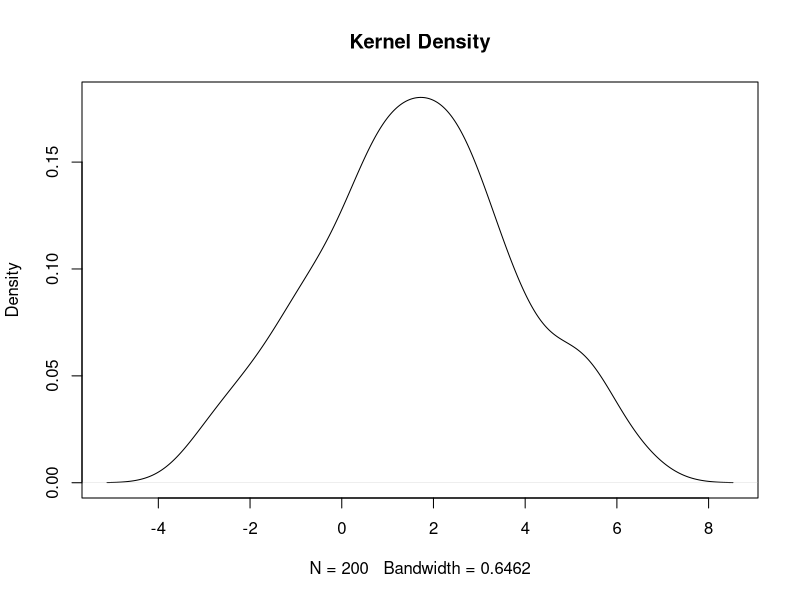
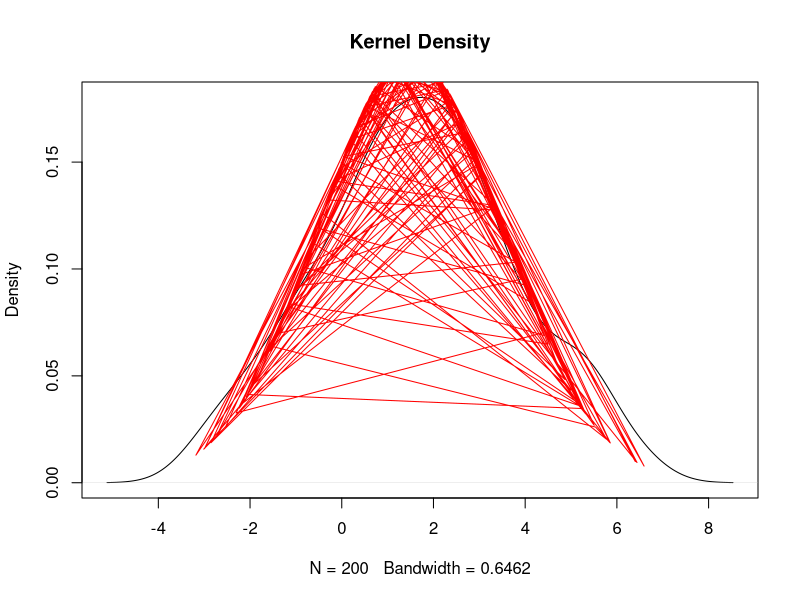
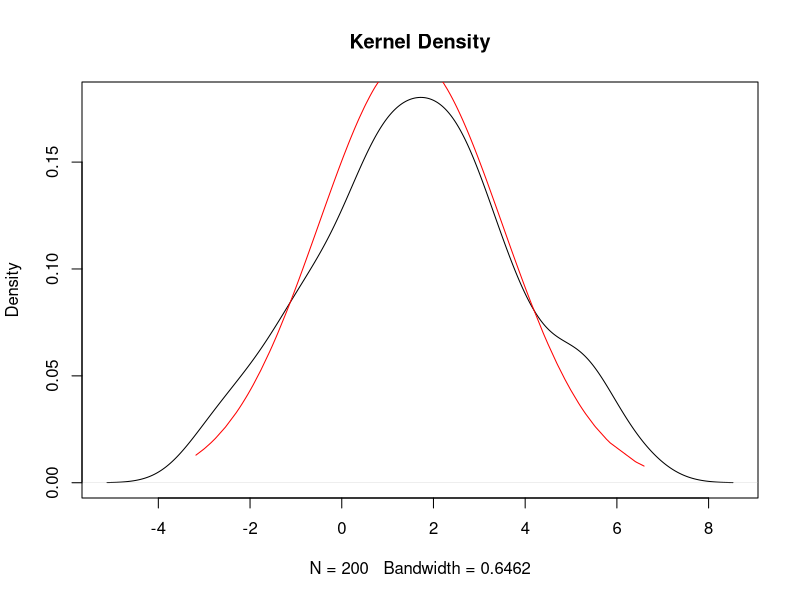
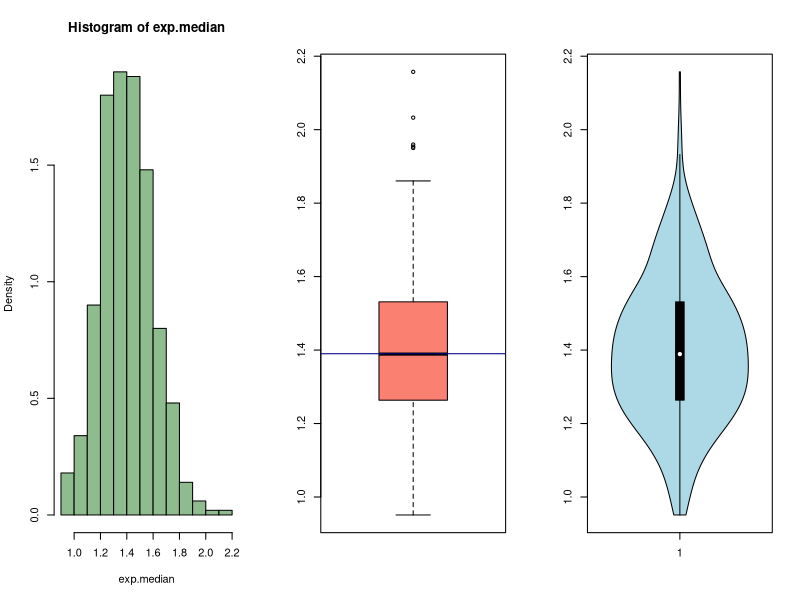
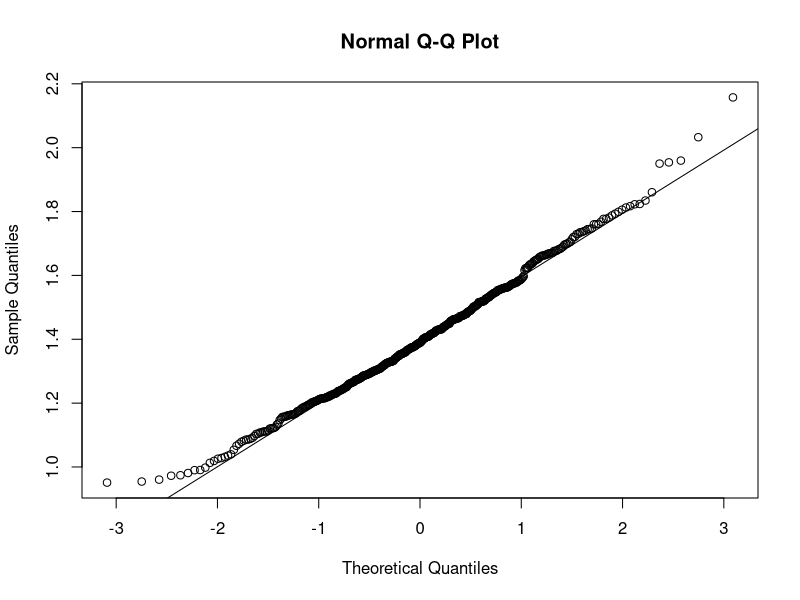
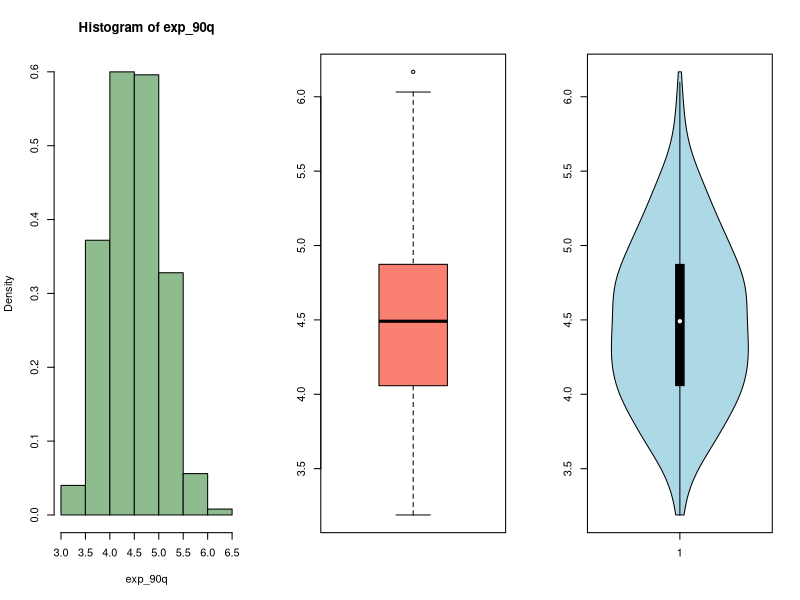
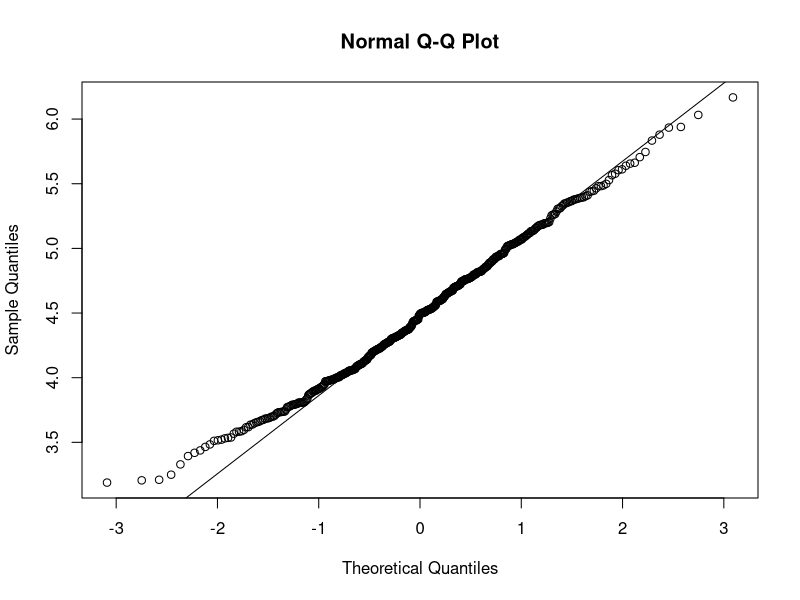

Reproduce these figures in R, in order.
## ---- chunk 1
# P(X < 12)
quan_12 <- pnorm(q = 12, mean = 10, sd = sqrt(4))
quan_12
# P(X > 10)
quan_10 <- pnorm(q = 10 , mean =10 , sd = sqrt(4))
quan_10

#P( 10 < X < 12) = F(12) - F(10)
quan_12-quan_10
## ---- chunk 2
qexp(p = 0.9, rate = 1/2)
qexp(p = 0.9, rate = 1/4)
qexp(p = 0.9, rate = 2) 

## ---- chunk 3
# P(X=2)
dpois(x =  2,lambda = 4)

# P(X <= 2)
# Careful with the definition of CDF: For <= 2, we use ppois() or we add P(X=0)+P(X=1)+P(X=2)
ppois(q = 2,lambda = 4, lower.tail = TRUE)

#dpois(x = 0, lambda = 4) + dpois(x = 1, lambda = 4) + dpois(x = 2, lambda = 4) alternatively 
sum(dpois(x = 0:2,lambda = 4))
## ---- chunk 4
norm.sample <- rnorm(n = 200, mean = 1.5, sd = 2)
head(norm.sample)
max(norm.sample);min(norm.sample);range(norm.sample);norm.sample[76:79]
## ---- chunk 5
plot(density(norm.sample), main = "Kernel Density")
## ---- chunk 6
plot(density(norm.sample), main = "Kernel Density")
lines(norm.sample, dnorm(norm.sample, mean =1.5, sd = 2 ), col="red")

## ---- chunk 7
plot(density(norm.sample), main = "Kernel Density")
sorted.norm.sample = sort(norm.sample)
lines(sorted.norm.sample, dnorm(sorted.norm.sample,mean  = 1.5, sd = 2),
col="red")
## ---- chunk 8
mean(sorted.norm.sample);sd(sorted.norm.sample)
mean(norm.sample);sd(norm.sample)

## ---- chunk 9
exp.median <- numeric(500)
for (i in 1:500){
  exp.median[i]<- median(rexp(100, rate = 1/2))
}
## ---- chunk 10
par(mfrow=c(1,3))
hist(exp.median, probability = TRUE, col = "darkseagreen")
#lines(density(Exp.median),col="navyblue")
boxplot(exp.median, probability = TRUE, col = "salmon")
abline(h=1.39, col = "navyblue") #theoretical median we computed in point 1.
library(vioplot)
vioplot(exp.median, col = "lightblue")
## ---- chunk 11
par(mfrow=c(1,1))
qqnorm(exp.median)
qqline(exp.median)
# certainly looks like normal
## ---- chunk 12
exp_90q <- numeric(500)
for (i in 1:500){
  exp_90q [i]<- quantile(rexp(100, rate = 1/2),probs = 0.9)
} # where number of experiments = 500  and sample size per experiment is 100
## ---- chunk 13
par(mfrow=c(1,3))
hist(exp_90q, probability = TRUE, col = "darkseagreen")

boxplot(exp_90q, probability = TRUE, col = "salmon")

abline(h=1.39, col = "navyblue") 

library(vioplot)
vioplot(exp_90q, col = "lightblue")
## ---- chunk 14
par(mfrow=c(1,1))
qqnorm(exp_90q)
qqline(exp_90q)
